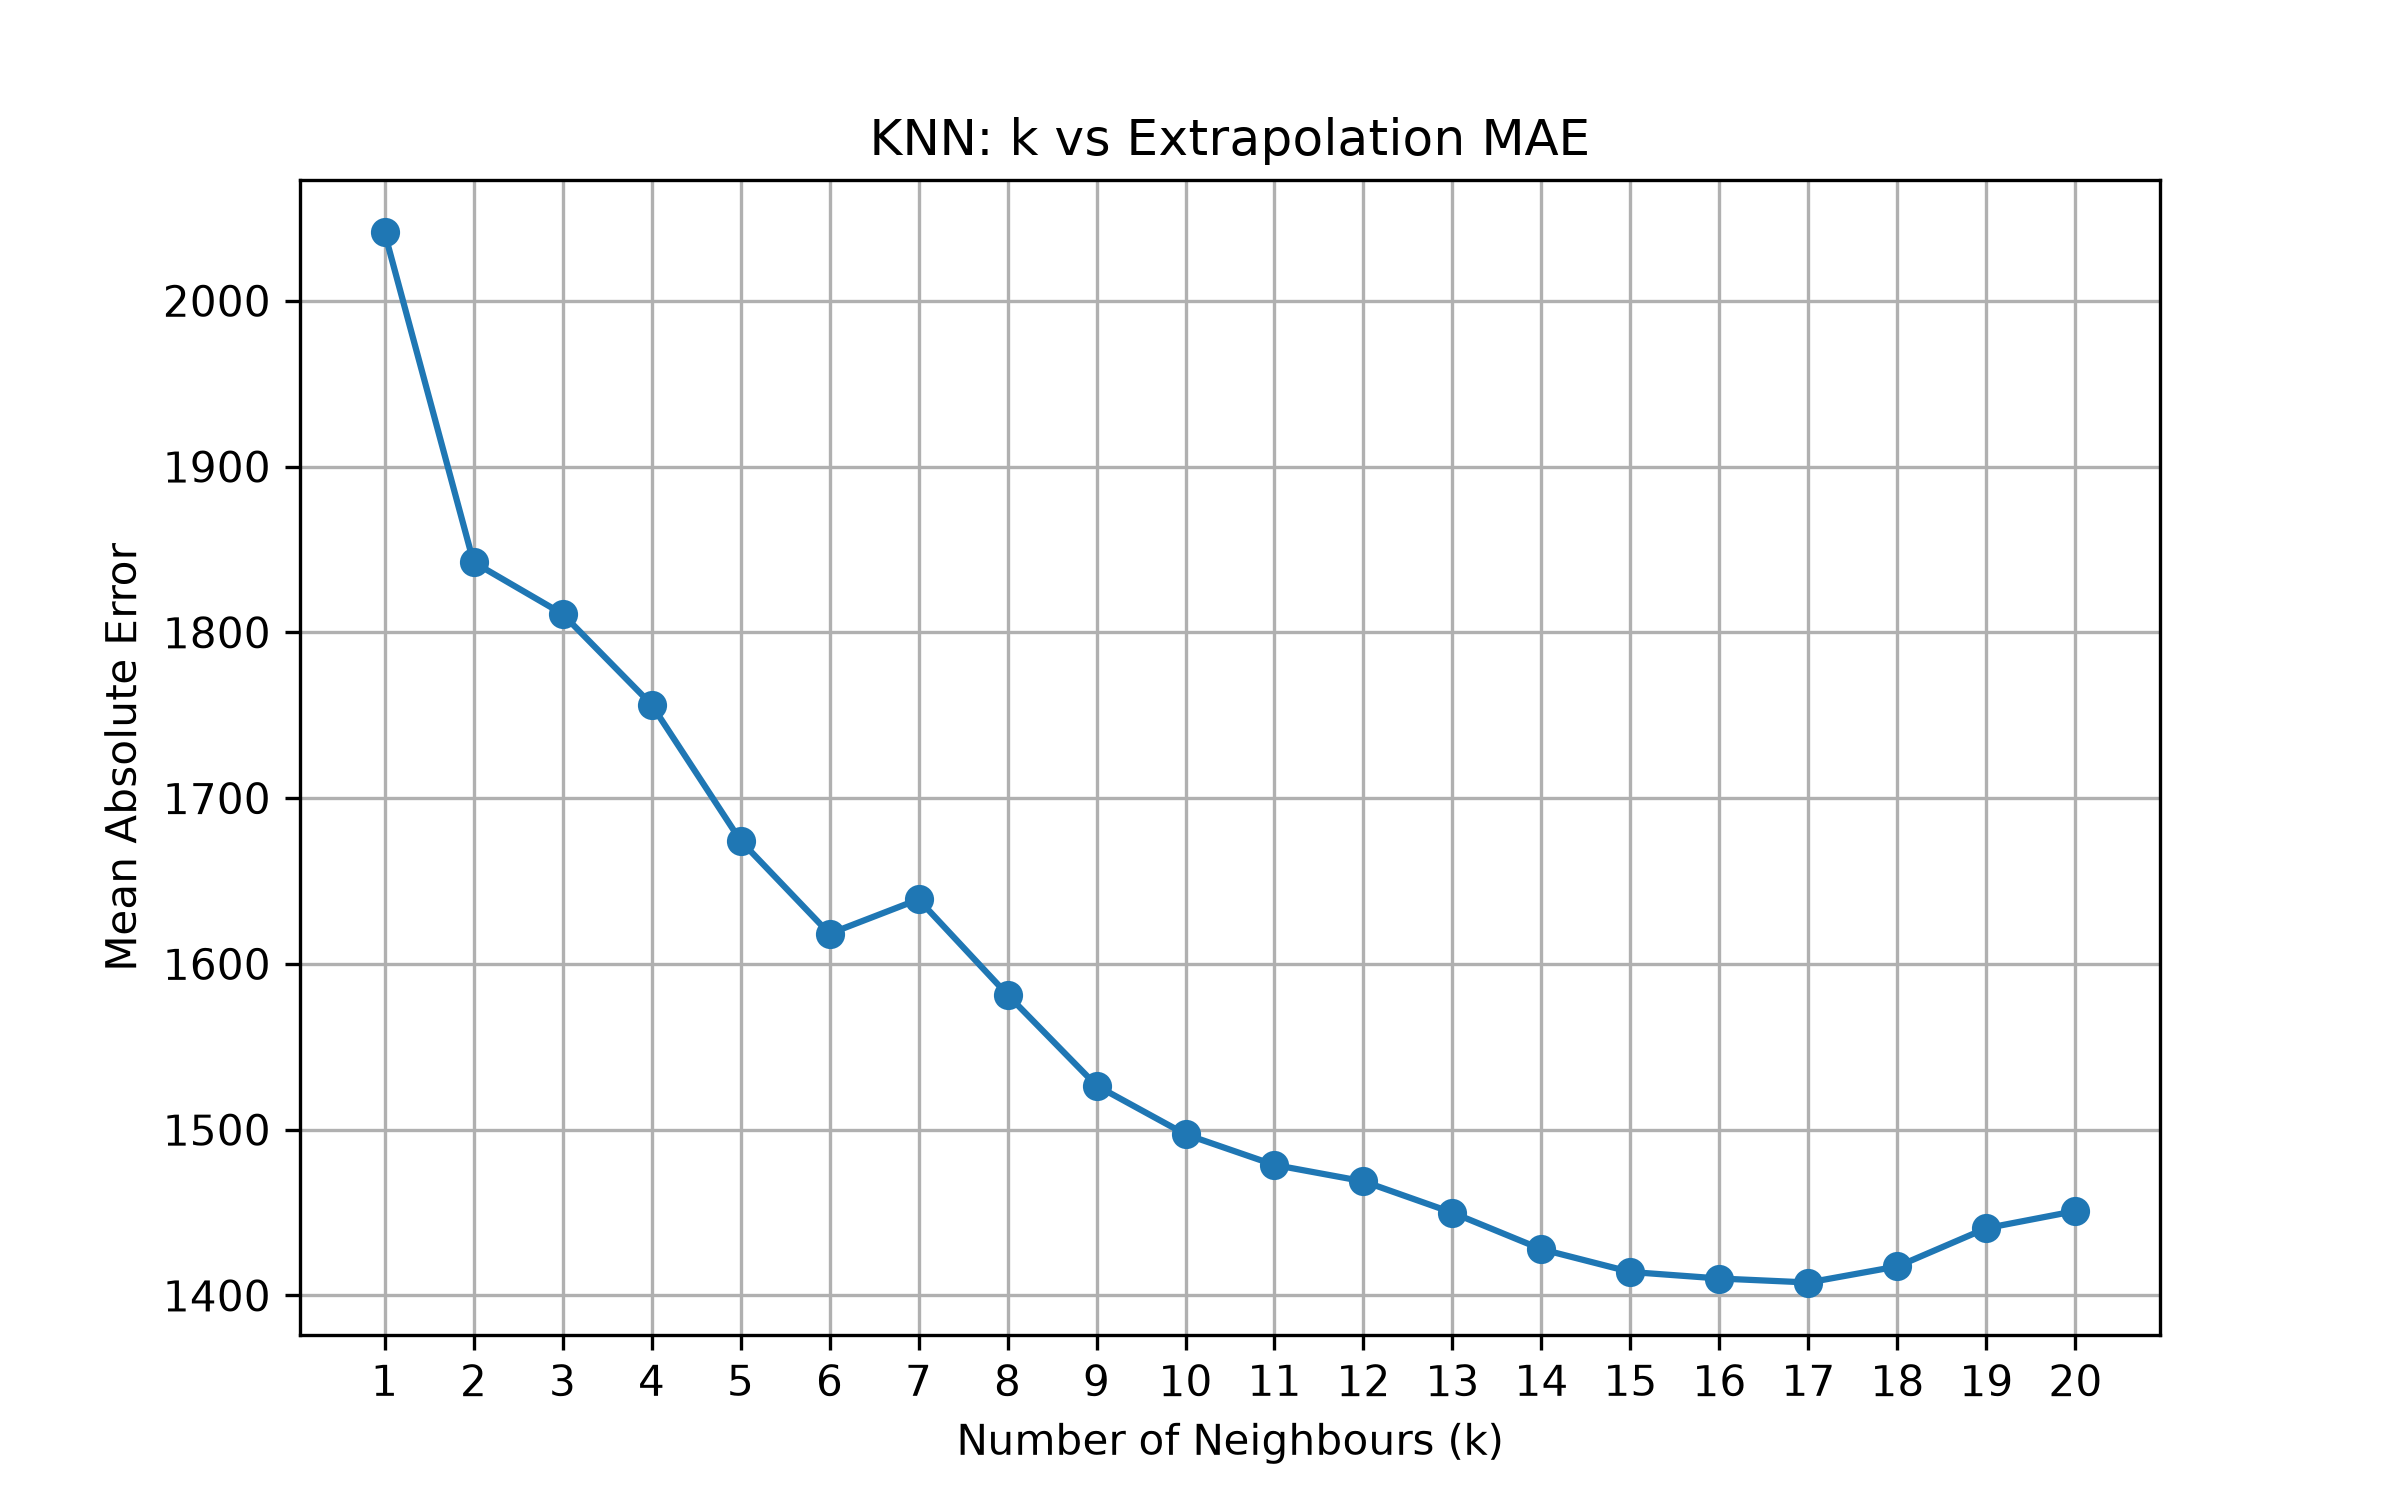

Source code (Python):

import matplotlib.pyplot as plt

from extrapolation.data_split import split_data
from extrapolation.result import evaluate_model
from knn import knn_predict


# Get training and testing data
X_train, X_test, y_train, y_test = split_data()

# Try different values of k
k_values = range(1, 21)
mae_values = []

for k in k_values:

    mae = evaluate_model(
        knn_predict,
        X_train, X_test, y_train, y_test,
        scale=True,
        k=k
    )

    mae_values.append(mae)


# Plot the results
plt.figure(figsize=(8, 5))

plt.plot(k_values, mae_values, marker='o')

plt.xlabel("Number of Neighbours (k)")
plt.ylabel("Mean Absolute Error")
plt.title("KNN: k vs Extrapolation MAE")

plt.xticks(list(k_values))
plt.grid(True)

plt.savefig("extrapolation/knn_analysis.png", dpi=300)
plt.show()


# Print the results
for k, mae in zip(k_values, mae_values):
    print(f"k = {k}, MAE = {mae:.2f}")
